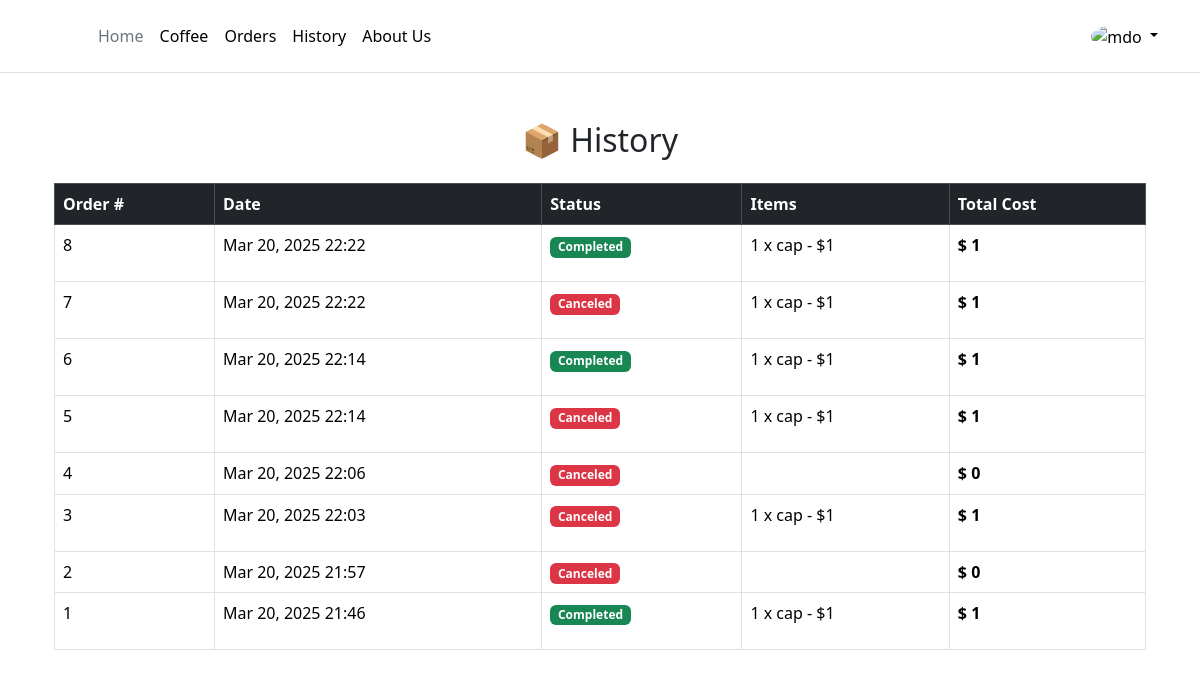
The page /history (signed in) on the database as committed earlier.
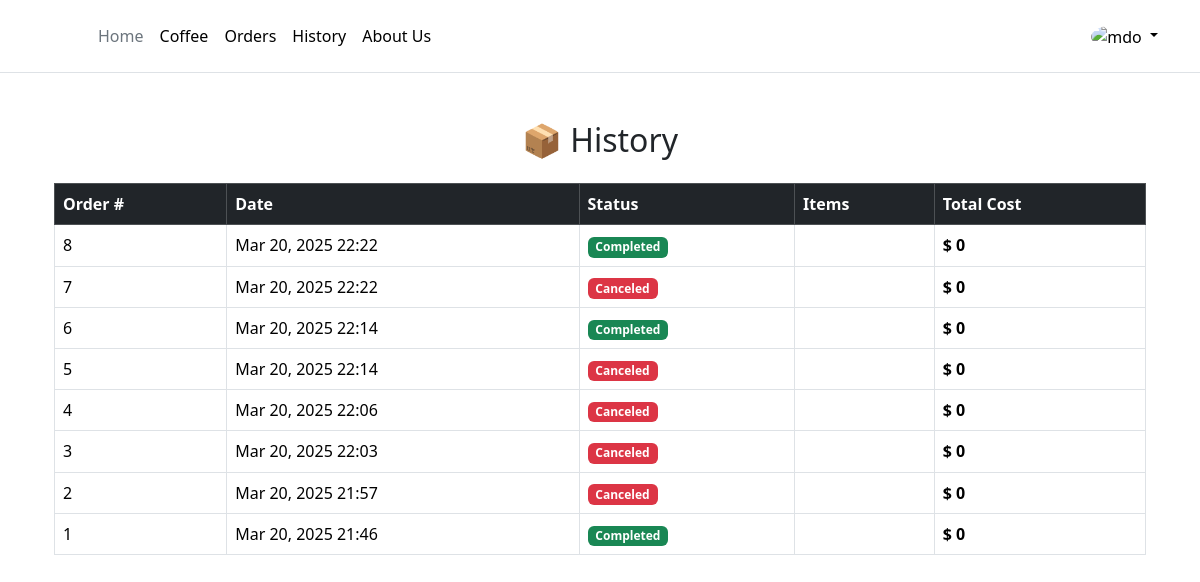
The same page on the database as committed later.
### coffee/models.py (models this page shows, shortened)
class Order(models.Model):
    user = models.ForeignKey(User, on_delete=models.CASCADE)
    status = models.CharField(
        max_length=20,
        choices=[("pending", "Pending"), ("completed", "Completed"), ("canceled", "Canceled")],
        default="pending"
    )
    created_at = models.DateTimeField(auto_now_add=True)  # Timestamp for order creation
    def total_price(self):
        return sum(item.subtotal() for item in self.items.all())

class OrderItem(models.Model):
    order = models.ForeignKey(Order, related_name="items", on_delete=models.CASCADE)
    coffee = models.ForeignKey(Coffee, on_delete=models.CASCADE)
    quantity = models.PositiveIntegerField(default=1)
    def subtotal(self):
        return self.quantity * self.coffee.cost

class Coffee(models.Model):
    image = models.ImageField(upload_to="static/coffee_images/")
    name = models.CharField(max_length=100)
    description = models.TextField()
    cost = models.IntegerField()

### coffee/views.py (the view)
# urls.py: path('history', views.history, name='history'),
@login_required
def history(request):
    if request.user.username == 'admin':
        orders = Order.objects.all().exclude(status="pending").order_by("-created_at")
    else:
        orders = Order.objects.filter(user=request.user).exclude(status="pending").order_by("-created_at")
    return render(request, 'history.html',  {"orders": orders})

### templates/history.html (shortened to what this page needs)
{% extends '_partials/base.html' %}
{% load static %}
{% block body %}
<div class="container">
    <div class="container mt-5">
        <h2 class="text-center">📦 History</h2>
        {% if orders %}
        <div class="table-responsive">
            <table class="table table-bordered table-hover mt-3">
                <thead class="table-dark">
                    <tr>
                        <th>Order #</th>
                        <th>Date</th>
                        <th>Status</th>
                        <th>Items</th>
                        <th>Total Cost</th>
                    </tr>
                </thead>
                <tbody>
                    {% for order in orders %}
                    <tr>
                        <td>{{ order.id }}</td>
                        <td>{{ order.created_at|date:"M d, Y H:i" }}</td>
                        <td>
                            {% if order.status == "pending" %}
                            <span class="badge bg-warning">Pending</span>
                            {% elif order.status == "completed" %}
                            <span class="badge bg-success">Completed</span>
                            {% else %}
                            <span class="badge bg-danger">Canceled</span>
                            {% endif %}
                        </td>
                        <td>
                            <ul class="list-unstyled">
                                {% for item in order.items.all %}
                                <li>{{ item.quantity }} x {{ item.coffee.name }} - ${{ item.subtotal }}</li>
                                {% endfor %}
                            </ul>
                        </td>
                        <td><strong>$ {{ order.total_price }}</strong></td>
                    </tr>
                    {% endfor %}
                </tbody>
            </table>
        </div>
        {% else %}
        <p class="text-center mt-3 text-muted">You have no orders yet.</p>
        {% endif %}
    </div>
</div>
{% endblock %}

Rows that differ between the two databases and show on the page:
removed OrderItem: quantity "1", coffee.name "cap", subtotal "1", shown under Order id 8
removed OrderItem: quantity "1", coffee.name "cap", subtotal "1", shown under Order id 7
removed OrderItem: quantity "1", coffee.name "cap", subtotal "1", shown under Order id 6
removed OrderItem: quantity "1", coffee.name "cap", subtotal "1", shown under Order id 5
removed OrderItem: quantity "1", coffee.name "cap", subtotal "1", shown under Order "Mar 20, 2025 22:03"
removed OrderItem: quantity "1", coffee.name "cap", subtotal "1", shown under Order "Mar 20, 2025 21:46"
computed for Order id 8: total_price "1" → "0"
computed for Order id 7: total_price "1" → "0"
computed for Order id 6: total_price "1" → "0"
computed for Order id 5: total_price "1" → "0"
computed for Order "Mar 20, 2025 22:03": total_price "1" → "0"
computed for Order "Mar 20, 2025 21:46": total_price "1" → "0"
